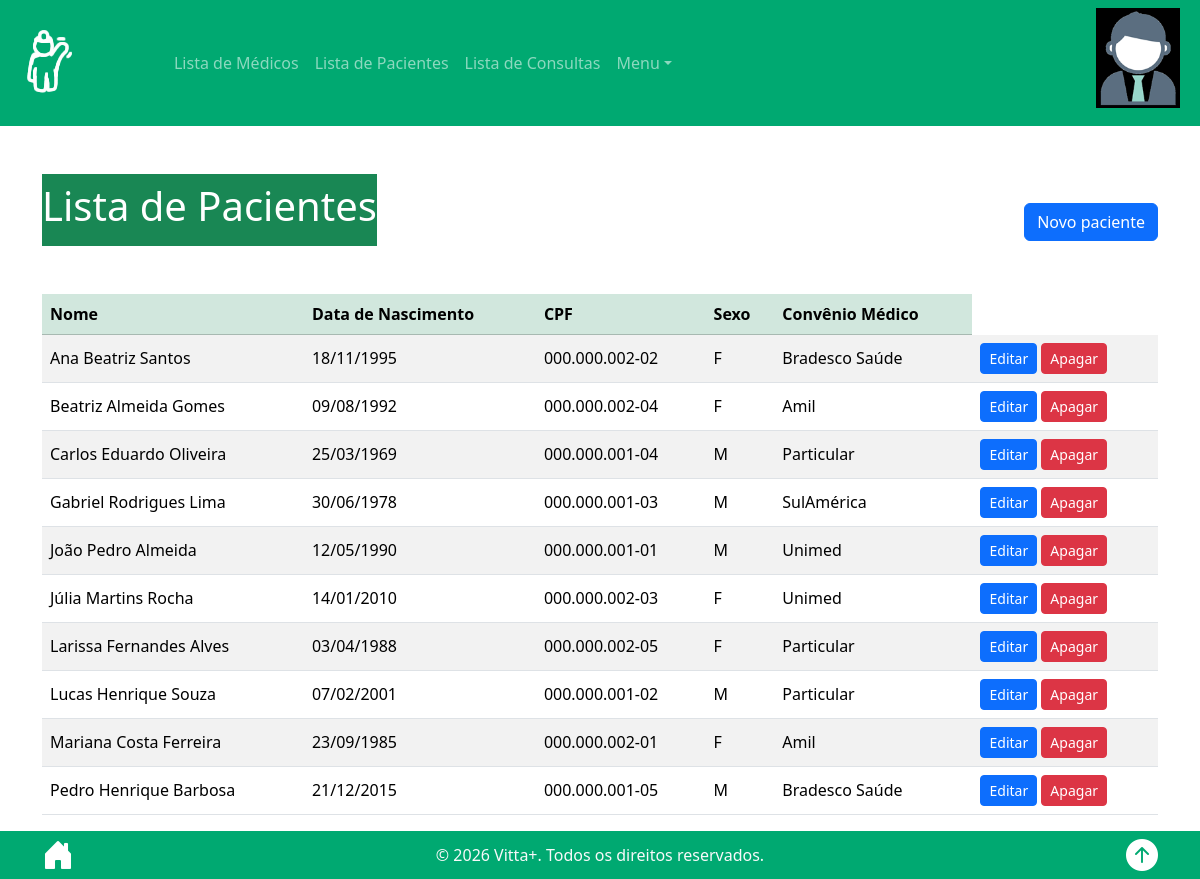
Page /patients_list/ (signed in) on the committed database.
### consulta/models.py (models this page shows, shortened)
class Patient(models.Model):
    name = models.CharField(max_length=100, verbose_name="Nome")
    birth_date = models.DateField(verbose_name="Data de Nascimento")
    CPF = models.CharField(max_length=14, unique=True, verbose_name="CPF")
    gender = models.CharField(max_length=10, choices=[("M", "Masculino"), ("F", "Feminino")], verbose_name="Gênero")
    health_insurance = models.CharField(max_length=100, blank=True)
    class Meta:
        ordering = ["name"]

### consulta/views.py (the view)
# urls.py: path('patients_list/', views.patients_list, name='patients_list'),
@permission_required('consultas.view_patient', raise_exception=True)
def patients_list(request):
    patients = Patient.objects.all()
    return render(request, 'patients_list.html', {'patients': patients})

### consulta/templatetags/format_filters.py (called while the page is built)
@register.filter
def format_cpf(value):
    value = str(value).replace(".", "").replace("-", "").strip()
    if len(value) != 11:
        return value
    return f"{value[:3]}.{value[3:6]}.{value[6:9]}-{value[9:]}"

### consulta/templates/patients_list.html (shortened to what this page needs)
{% extends 'base.html' %}
{% load static %}
{% load format_filters %}
{% block content %}
<div class="container mt-5">
    <div class="d-flex justify-content-between align-items-center mb-4">
        <div class="card-header bg-success text-white justify-content-center d-flex align-items-center pt-2 pb-2 mb-4">
            <h1>Lista de Pacientes</h1>
        </div>
        <a href="{% url 'patients_add' %}" class="btn btn-primary">Novo paciente</a>
    </div>
    {% if patients %}
        <div class="table-responsive">
            <table class="table table-striped table-hover align-middle">
                <thead class="table-success">
                    <tr>
                        <th>Nome</th>
                        <th>Data de Nascimento</th>
                        <th>CPF</th>
                        <th>Sexo</th>
                        <th>Convênio Médico</th>
                    </tr>
                </thead>
                <tbody>
                    {% for patient in patients %}
                        <tr>
                            <td>{{ patient.name }}</td>
                            <td>
                                {{ patient.birth_date|date:"d/m/Y" }}
                            </td>
                            <td>
                                {{ patient.CPF|format_cpf }}
                            </td>
                            <td>
                                {{ patient.gender }}
                            </td>
                            <td>
                                {% if patient.health_insurance %}
                                    {{ patient.health_insurance }}
                                {% else %}
                                    Particular
                                {% endif %}
                            </td>
                            <td>
                                <a href="{% url 'patients_edit' patient.id %}" class="btn btn-primary btn-sm">Editar</a>
                                <a href="{% url 'patients_delete' patient.id %}" class="btn btn-danger btn-sm">Apagar</a>
                            </td>
                        </tr>
                    {% endfor %}
                </tbody>
            </table>
        </div>
    {% else %}
        <div class="alert alert-info">
            Nenhum paciente cadastrado.
        </div>
    {% endif %}
</div>
{% endblock %}

### consulta/static/css/style.css (style rules this page uses)
a { color: inherit; text-decoration: none; }

### rows in the picture
Patient: name "Ana Beatriz Santos", birth_date "18/11/1995", CPF "000.000.002-02", gender "F", health_insurance "Bradesco Saúde"
Patient: name "Beatriz Almeida Gomes", birth_date "09/08/1992", CPF "000.000.002-04", gender "F", health_insurance "Amil"
Patient: name "Carlos Eduardo Oliveira", birth_date "25/03/1969", CPF "000.000.001-04", gender "M", health_insurance "Particular"
Patient: name "Gabriel Rodrigues Lima", birth_date "30/06/1978", CPF "000.000.001-03", gender "M", health_insurance "SulAmérica"
Patient: name "João Pedro Almeida", birth_date "12/05/1990", CPF "000.000.001-01", gender "M", health_insurance "Unimed"
Patient: name "Júlia Martins Rocha", birth_date "14/01/2010", CPF "000.000.002-03", gender "F", health_insurance "Unimed"
Patient: name "Larissa Fernandes Alves", birth_date "03/04/1988", CPF "000.000.002-05", gender "F", health_insurance "Particular"
Patient: name "Lucas Henrique Souza", birth_date "07/02/2001", CPF "000.000.001-02", gender "M", health_insurance "Particular"
Patient: name "Mariana Costa Ferreira", birth_date "23/09/1985", CPF "000.000.002-01", gender "F", health_insurance "Amil"
Patient: name "Pedro Henrique Barbosa", birth_date "21/12/2015", CPF "000.000.001-05", gender "M", health_insurance "Bradesco Saúde"
